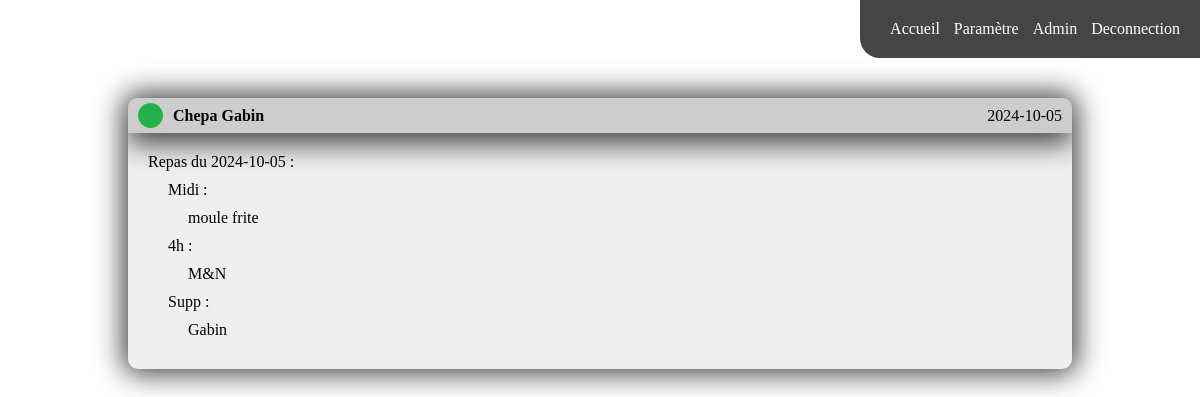
The page /enfant/enfant.php?id=5 (signed in) on the database its author committed.
### tables this page shows
CREATE TABLE `repas` (
  `id_repas` int NOT NULL AUTO_INCREMENT,
  `id_enfant` int DEFAULT NULL,
  `date_repas` date DEFAULT NULL,
  `repas_midi` varchar(255) DEFAULT NULL,
  `repas_quatre_heure` varchar(255) DEFAULT NULL,
  `info_supplementaires` text,
  PRIMARY KEY (`id_repas`),
  KEY `id_enfant` (`id_enfant`),
  CONSTRAINT `repas_ibfk_1` FOREIGN KEY (`id_enfant`) REFERENCES `enfants` (`id_enfant`)
);

CREATE TABLE `enfants` (
  `id_enfant` int NOT NULL AUTO_INCREMENT,
  `nom_enfant` varchar(100) DEFAULT NULL,
  `prenom_enfant` varchar(100) DEFAULT NULL,
  `date_naissance` date DEFAULT NULL,
  `id_utilisateur` int DEFAULT NULL,
  `photo` varchar(50) DEFAULT NULL,
  PRIMARY KEY (`id_enfant`)
);

### enfant/enfant.php (the view, shortened to what this page needs)
<?php
include '../php/database.php';
if(isset($_GET['id'])) {
    $id_enfant = $_GET['id'];
} else {
    header('Location: ../index.php');
}
?>
<!DOCTYPE html>
<html lang="en">
<head>
    <link rel="stylesheet" href="style.css">
</head>
<body>
    <?php
        include '../php/nav.php';
    ?>
    <div class="days-container">
        <?php
            $sql = "
                SELECT Enfants.nom_enfant, Enfants.prenom_enfant, Enfants.photo, Repas.date_repas, Repas.repas_midi, Repas.repas_quatre_heure, Repas.info_supplementaires
                FROM Enfants
                INNER JOIN Repas ON Enfants.id_enfant = Repas.id_enfant
                WHERE Enfants.id_enfant = $id_enfant
            ";
            $result = $conn->query($sql);
            if($result->num_rows > 0){
                while ($row = $result->fetch_assoc()) {
                    echo '
                    <div class="container">
                        <div class="header">
                            <div>
                                <div class="img">
                                    <img src="../img./'. $row['photo'] .'" alt="Photo">
                                </div>
                                <h4>'. $row['nom_enfant'] . " " . $row['prenom_enfant'] . '</h4>
                            </div>
                            <p class="date">'. $row['date_repas'] .'</p>
                        </div>
                        <div class="content">
                            Repas du '. $row['date_repas'] .' : <br>
                            <p class="space">Midi : <br> </p>
                            <p class="space2">'. $row['repas_midi'] .' <br> </p>
                            <p class="space">4h : <br> </p>
                            <p class="space2"> '. $row['repas_quatre_heure'] .' <br> </p>
                            <p class="space">Supp : <br> </p>
                            <p class="space2"> '. $row['info_supplementaires'] .' <br> </p>
                        </div>
                    </div>
                    ';
                }
            }
        ?>
    </div>
</body>
</html>

### enfant/style.css (style rules this page uses)
* { padding: 0; margin: 0; box-sizing: border-box; }
.days-container { width: 100%; padding: 10px; display: flex; align-items: center; flex-direction: column; }
.container { width: 80%; background: #efefef; border-radius: 10px; overflow: hidden; margin: 30px 20px; box-shadow: 0px 0px 28px 5px rgba(0, 0, 0, 0.75); -webkit-box-shadow: 0px 0px 28px 5px rgba(0, 0, 0, 0.75); -moz-box-shadow: 0px 0px 28px 5px rgba(0, 0, 0, 0.75); }
.container .header { width: 100%; height: 35px; background: #cdcdcd; display: flex; align-items: center; box-shadow: 0px 10px 28px 0px rgba(0, 0, 0, 0.75); -webkit-box-shadow: 0px 10px 28px 0px rgba(0, 0, 0, 0.75); -moz-box-shadow: 0px 10px 28px 0px rgba(0, 0, 0, 0.75); }
.container .header div { width: 100%; height: 35px; background: #cdcdcd; display: flex; align-items: center; }
.container .header div .img { position: relative; background: gold; height: 25px; width: 25px; margin: 0px 10px; border-radius: 100%; }
.container .header div .img img { width: 100%; height: 100%; border-radius: 100%; }
.container .header .date { margin: 0px 10px; white-space: nowrap; }
.container .content { padding: 20px; }
.container .content .space { margin: 10px; margin-left: 20px; }
.container .content .space2 { margin: 10px; margin-left: 40px; }

### rows shown on the page
repas: id_enfant.photo (picture), id_enfant.nom_enfant "Chepa", id_enfant.prenom_enfant "Gabin", date_repas "2024-10-05", repas_midi "moule frite", repas_quatre_heure "M&N", info_supplementaires "Gabin"
